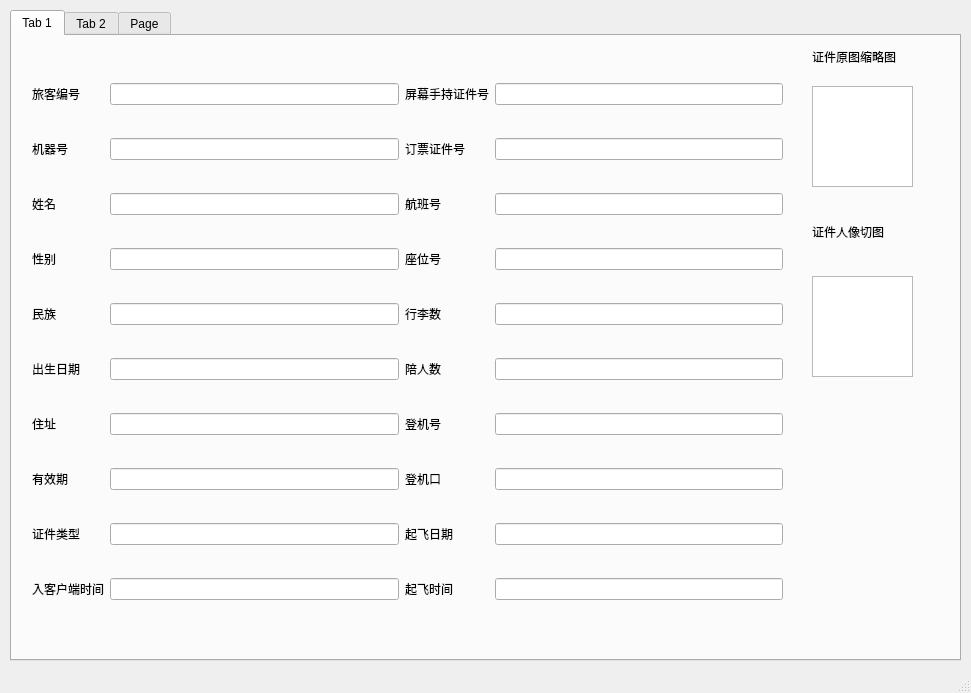
<?xml version="1.0" encoding="UTF-8"?>
<ui version="4.0">
 <class>MainWindow</class>
 <widget class="QMainWindow" name="MainWindow">
  <property name="geometry">
   <rect>
    <x>0</x>
    <y>0</y>
    <width>971</width>
    <height>693</height>
   </rect>
  </property>
  <property name="windowTitle">
   <string>MainWindow</string>
  </property>
  <widget class="QWidget" name="centralwidget">
   <widget class="QTabWidget" name="tabWidget">
    <property name="geometry">
     <rect>
      <x>10</x>
      <y>10</y>
      <width>951</width>
      <height>651</height>
     </rect>
    </property>
    <property name="currentIndex">
     <number>0</number>
    </property>
    <widget class="QWidget" name="tab">
     <attribute name="title">
      <string>Tab 1</string>
     </attribute>
     <widget class="QWidget" name="gridLayoutWidget">
      <property name="geometry">
       <rect>
        <x>20</x>
        <y>20</y>
        <width>751</width>
        <height>571</height>
       </rect>
      </property>
      <layout class="QGridLayout" name="gridLayout">
       <item row="2" column="3">
        <widget class="QLabel" name="label_9">
         <property name="text">
          <string>航班号</string>
         </property>
        </widget>
       </item>
       <item row="3" column="3">
        <widget class="QLabel" name="label_10">
         <property name="text">
          <string>座位号</string>
         </property>
        </widget>
       </item>
       <item row="0" column="2">
        <widget class="QLineEdit" name="lineEdit_18"/>
       </item>
       <item row="9" column="4">
        <widget class="QLineEdit" name="lineEdit_16"/>
       </item>
       <item row="9" column="3">
        <widget class="QLabel" name="label_16">
         <property name="text">
          <string>起飞时间</string>
         </property>
        </widget>
       </item>
       <item row="7" column="3">
        <widget class="QLabel" name="label_14">
         <property name="text">
          <string>登机口</string>
         </property>
        </widget>
       </item>
       <item row="8" column="3">
        <widget class="QLabel" name="label_15">
         <property name="text">
          <string>起飞日期</string>
         </property>
        </widget>
       </item>
       <item row="5" column="3">
        <widget class="QLabel" name="label_12">
         <property name="text">
          <string>陪人数</string>
         </property>
        </widget>
       </item>
       <item row="4" column="3">
        <widget class="QLabel" name="label_11">
         <property name="text">
          <string>行李数</string>
         </property>
        </widget>
       </item>
       <item row="6" column="2">
        <widget class="QLineEdit" name="lineEdit_5"/>
       </item>
       <item row="8" column="0">
        <widget class="QLabel" name="label_7">
         <property name="text">
          <string>证件类型</string>
         </property>
        </widget>
       </item>
       <item row="0" column="0">
        <widget class="QLabel" name="label_20">
         <property name="text">
          <string>旅客编号</string>
         </property>
        </widget>
       </item>
       <item row="4" column="0">
        <widget class="QLabel" name="label_3">
         <property name="text">
          <string>民族</string>
         </property>
        </widget>
       </item>
       <item row="5" column="0">
        <widget class="QLabel" name="label_4">
         <property name="text">
          <string>出生日期</string>
         </property>
        </widget>
       </item>
       <item row="4" column="2">
        <widget class="QLineEdit" name="lineEdit_3"/>
       </item>
       <item row="7" column="2">
        <widget class="QLineEdit" name="lineEdit_6"/>
       </item>
       <item row="8" column="2">
        <widget class="QLineEdit" name="lineEdit_7"/>
       </item>
       <item row="7" column="0">
        <widget class="QLabel" name="label_6">
         <property name="text">
          <string>有效期</string>
         </property>
        </widget>
       </item>
       <item row="6" column="3">
        <widget class="QLabel" name="label_13">
         <property name="text">
          <string>登机号</string>
         </property>
        </widget>
       </item>
       <item row="2" column="4">
        <widget class="QLineEdit" name="lineEdit_9"/>
       </item>
       <item row="4" column="4">
        <widget class="QLineEdit" name="lineEdit_11"/>
       </item>
       <item row="6" column="4">
        <widget class="QLineEdit" name="lineEdit_13"/>
       </item>
       <item row="5" column="2">
        <widget class="QLineEdit" name="lineEdit_4"/>
       </item>
       <item row="2" column="0">
        <widget class="QLabel" name="label">
         <property name="text">
          <string>姓名</string>
         </property>
        </widget>
       </item>
       <item row="3" column="4">
        <widget class="QLineEdit" name="lineEdit_10"/>
       </item>
       <item row="8" column="4">
        <widget class="QLineEdit" name="lineEdit_15"/>
       </item>
       <item row="7" column="4">
        <widget class="QLineEdit" name="lineEdit_14"/>
       </item>
       <item row="3" column="0">
        <widget class="QLabel" name="label_2">
         <property name="text">
          <string>性别</string>
         </property>
        </widget>
       </item>
       <item row="2" column="2">
        <widget class="QLineEdit" name="lineEdit"/>
       </item>
       <item row="5" column="4">
        <widget class="QLineEdit" name="lineEdit_12"/>
       </item>
       <item row="3" column="2">
        <widget class="QLineEdit" name="lineEdit_2"/>
       </item>
       <item row="6" column="0">
        <widget class="QLabel" name="label_5">
         <property name="text">
          <string>住址</string>
         </property>
        </widget>
       </item>
       <item row="1" column="2">
        <widget class="QLineEdit" name="lineEdit_40"/>
       </item>
       <item row="1" column="0">
        <widget class="QLabel" name="label_30">
         <property name="text">
          <string>机器号</string>
         </property>
        </widget>
       </item>
       <item row="1" column="3">
        <widget class="QLabel" name="label_8">
         <property name="text">
          <string>订票证件号</string>
         </property>
        </widget>
       </item>
       <item row="1" column="4">
        <widget class="QLineEdit" name="lineEdit_8"/>
       </item>
       <item row="0" column="3">
        <widget class="QLabel" name="label_19">
         <property name="text">
          <string>屏幕手持证件号</string>
         </property>
        </widget>
       </item>
       <item row="0" column="4">
        <widget class="QLineEdit" name="lineEdit_17"/>
       </item>
       <item row="9" column="0">
        <widget class="QLabel" name="label_31">
         <property name="text">
          <string>入客户端时间</string>
         </property>
        </widget>
       </item>
       <item row="9" column="2">
        <widget class="QLineEdit" name="lineEdit_41"/>
       </item>
      </layout>
     </widget>
     <widget class="QGraphicsView" name="graphicsView">
      <property name="geometry">
       <rect>
        <x>800</x>
        <y>50</y>
        <width>101</width>
        <height>101</height>
       </rect>
      </property>
     </widget>
     <widget class="QGraphicsView" name="graphicsView_2">
      <property name="geometry">
       <rect>
        <x>800</x>
        <y>240</y>
        <width>101</width>
        <height>101</height>
       </rect>
      </property>
     </widget>
     <widget class="QLabel" name="label_17">
      <property name="geometry">
       <rect>
        <x>800</x>
        <y>0</y>
        <width>91</width>
        <height>41</height>
       </rect>
      </property>
      <property name="text">
       <string>证件原图缩略图</string>
      </property>
     </widget>
     <widget class="QLabel" name="label_18">
      <property name="geometry">
       <rect>
        <x>800</x>
        <y>180</y>
        <width>81</width>
        <height>31</height>
       </rect>
      </property>
      <property name="text">
       <string>证件人像切图</string>
      </property>
     </widget>
    </widget>
    <widget class="QWidget" name="tab_2">
     <attribute name="title">
      <string>Tab 2</string>
     </attribute>
     <widget class="QWidget" name="gridLayoutWidget_2">
      <property name="geometry">
       <rect>
        <x>10</x>
        <y>10</y>
        <width>701</width>
        <height>581</height>
       </rect>
      </property>
      <layout class="QGridLayout" name="gridLayout_2">
       <item row="7" column="3">
        <widget class="QLineEdit" name="lineEdit_35"/>
       </item>
       <item row="6" column="3">
        <widget class="QLineEdit" name="lineEdit_34"/>
       </item>
       <item row="1" column="3">
        <widget class="QLineEdit" name="lineEdit_29"/>
       </item>
       <item row="2" column="3">
        <widget class="QLineEdit" name="lineEdit_30"/>
       </item>
       <item row="3" column="3">
        <widget class="QLineEdit" name="lineEdit_31"/>
       </item>
       <item row="4" column="3">
        <widget class="QLineEdit" name="lineEdit_32"/>
       </item>
       <item row="5" column="3">
        <widget class="QLineEdit" name="lineEdit_33"/>
       </item>
       <item row="7" column="2">
        <widget class="QCheckBox" name="checkBox_17">
         <property name="text">
          <string>登机口</string>
         </property>
        </widget>
       </item>
       <item row="8" column="3">
        <widget class="QLineEdit" name="lineEdit_36"/>
       </item>
       <item row="8" column="1">
        <widget class="QLineEdit" name="lineEdit_27"/>
       </item>
       <item row="8" column="2">
        <widget class="QCheckBox" name="checkBox_18">
         <property name="text">
          <string>起飞日期</string>
         </property>
        </widget>
       </item>
       <item row="0" column="2">
        <widget class="QCheckBox" name="checkBox_10">
         <property name="text">
          <string>屏幕手持证件号</string>
         </property>
        </widget>
       </item>
       <item row="0" column="3">
        <widget class="QLineEdit" name="lineEdit_28"/>
       </item>
       <item row="1" column="2">
        <widget class="QCheckBox" name="checkBox_11">
         <property name="text">
          <string>订票证件号</string>
         </property>
        </widget>
       </item>
       <item row="6" column="1">
        <widget class="QLineEdit" name="lineEdit_25"/>
       </item>
       <item row="7" column="1">
        <widget class="QLineEdit" name="lineEdit_26"/>
       </item>
       <item row="1" column="1">
        <widget class="QLineEdit" name="lineEdit_20"/>
       </item>
       <item row="0" column="1">
        <widget class="QLineEdit" name="lineEdit_19"/>
       </item>
       <item row="1" column="0">
        <widget class="QCheckBox" name="checkBox_2">
         <property name="text">
          <string>机器号</string>
         </property>
        </widget>
       </item>
       <item row="3" column="0">
        <widget class="QCheckBox" name="checkBox_4">
         <property name="text">
          <string>性别</string>
         </property>
        </widget>
       </item>
       <item row="5" column="0">
        <widget class="QCheckBox" name="checkBox_6">
         <property name="text">
          <string>出生日期</string>
         </property>
        </widget>
       </item>
       <item row="6" column="0">
        <widget class="QCheckBox" name="checkBox_7">
         <property name="text">
          <string>住址</string>
         </property>
        </widget>
       </item>
       <item row="4" column="0">
        <widget class="QCheckBox" name="checkBox_5">
         <property name="text">
          <string>民族</string>
         </property>
        </widget>
       </item>
       <item row="0" column="0">
        <widget class="QCheckBox" name="checkBox">
         <property name="text">
          <string>旅客编号</string>
         </property>
        </widget>
       </item>
       <item row="7" column="0">
        <widget class="QCheckBox" name="checkBox_8">
         <property name="text">
          <string>有效期</string>
         </property>
        </widget>
       </item>
       <item row="2" column="0">
        <widget class="QCheckBox" name="checkBox_3">
         <property name="text">
          <string>姓名</string>
         </property>
        </widget>
       </item>
       <item row="2" column="2">
        <widget class="QCheckBox" name="checkBox_12">
         <property name="text">
          <string>航班号</string>
         </property>
        </widget>
       </item>
       <item row="3" column="2">
        <widget class="QCheckBox" name="checkBox_13">
         <property name="text">
          <string>座位号</string>
         </property>
        </widget>
       </item>
       <item row="5" column="2">
        <widget class="QCheckBox" name="checkBox_15">
         <property name="text">
          <string>陪人数</string>
         </property>
        </widget>
       </item>
       <item row="4" column="2">
        <widget class="QCheckBox" name="checkBox_14">
         <property name="text">
          <string>行李数</string>
         </property>
        </widget>
       </item>
       <item row="8" column="0">
        <widget class="QCheckBox" name="checkBox_9">
         <property name="text">
          <string>证件类型</string>
         </property>
        </widget>
       </item>
       <item row="3" column="1">
        <widget class="QLineEdit" name="lineEdit_22"/>
       </item>
       <item row="5" column="1">
        <widget class="QLineEdit" name="lineEdit_24"/>
       </item>
       <item row="6" column="2">
        <widget class="QCheckBox" name="checkBox_16">
         <property name="text">
          <string>登机号</string>
         </property>
        </widget>
       </item>
       <item row="4" column="1">
        <widget class="QLineEdit" name="lineEdit_23"/>
       </item>
       <item row="2" column="1">
        <widget class="QLineEdit" name="lineEdit_21"/>
       </item>
       <item row="9" column="0">
        <widget class="QCheckBox" name="checkBox_21">
         <property name="text">
          <string>入客户端时间</string>
         </property>
        </widget>
       </item>
       <item row="9" column="1">
        <widget class="QLineEdit" name="lineEdit_42"/>
       </item>
       <item row="9" column="2">
        <widget class="QCheckBox" name="checkBox_22">
         <property name="text">
          <string>起飞时间</string>
         </property>
        </widget>
       </item>
       <item row="9" column="3">
        <widget class="QLineEdit" name="lineEdit_43"/>
       </item>
      </layout>
     </widget>
     <widget class="QWidget" name="gridLayoutWidget_3">
      <property name="geometry">
       <rect>
        <x>740</x>
        <y>150</y>
        <width>181</width>
        <height>131</height>
       </rect>
      </property>
      <layout class="QGridLayout" name="gridLayout_3">
       <item row="0" column="1">
        <widget class="QDateEdit" name="dateEdit"/>
       </item>
       <item row="0" column="0">
        <widget class="QCheckBox" name="checkBox_19">
         <property name="text">
          <string>时间区间</string>
         </property>
        </widget>
       </item>
       <item row="1" column="1">
        <widget class="QDateEdit" name="dateEdit_2"/>
       </item>
       <item row="2" column="0">
        <widget class="QCheckBox" name="checkBox_20">
         <property name="text">
          <string>机器号</string>
         </property>
        </widget>
       </item>
       <item row="2" column="1">
        <widget class="QSpinBox" name="spinBox"/>
       </item>
      </layout>
     </widget>
     <widget class="QWidget" name="gridLayoutWidget_4">
      <property name="geometry">
       <rect>
        <x>740</x>
        <y>520</y>
        <width>181</width>
        <height>81</height>
       </rect>
      </property>
      <layout class="QGridLayout" name="gridLayout_4">
       <item row="1" column="0">
        <widget class="QPushButton" name="pushButton_3">
         <property name="text">
          <string>导出</string>
         </property>
        </widget>
       </item>
       <item row="1" column="2">
        <widget class="QPushButton" name="pushButton_4">
         <property name="text">
          <string>退出</string>
         </property>
        </widget>
       </item>
       <item row="0" column="2">
        <widget class="QPushButton" name="pushButton_2">
         <property name="text">
          <string>清空</string>
         </property>
        </widget>
       </item>
       <item row="0" column="0">
        <widget class="QPushButton" name="pushButton">
         <property name="text">
          <string>查询</string>
         </property>
        </widget>
       </item>
      </layout>
     </widget>
     <widget class="QLabel" name="label_21">
      <property name="geometry">
       <rect>
        <x>740</x>
        <y>300</y>
        <width>54</width>
        <height>12</height>
       </rect>
      </property>
      <property name="text">
       <string>统计信息</string>
      </property>
     </widget>
     <widget class="QWidget" name="gridLayoutWidget_5">
      <property name="geometry">
       <rect>
        <x>740</x>
        <y>350</y>
        <width>181</width>
        <height>101</height>
       </rect>
      </property>
      <layout class="QGridLayout" name="gridLayout_5">
       <item row="1" column="0">
        <widget class="QLabel" name="label_23">
         <property name="text">
          <string>女性</string>
         </property>
        </widget>
       </item>
       <item row="0" column="1">
        <widget class="QLineEdit" name="lineEdit_37"/>
       </item>
       <item row="0" column="0">
        <widget class="QLabel" name="label_22">
         <property name="text">
          <string>男性</string>
         </property>
        </widget>
       </item>
       <item row="1" column="1">
        <widget class="QLineEdit" name="lineEdit_38"/>
       </item>
       <item row="2" column="0">
        <widget class="QLabel" name="label_24">
         <property name="text">
          <string>总人数</string>
         </property>
        </widget>
       </item>
       <item row="2" column="1">
        <widget class="QLineEdit" name="lineEdit_39"/>
       </item>
      </layout>
     </widget>
     <widget class="QLabel" name="label_25">
      <property name="geometry">
       <rect>
        <x>740</x>
        <y>120</y>
        <width>54</width>
        <height>12</height>
       </rect>
      </property>
      <property name="text">
       <string>选择条件</string>
      </property>
     </widget>
     <widget class="QLabel" name="label_26">
      <property name="geometry">
       <rect>
        <x>740</x>
        <y>480</y>
        <width>54</width>
        <height>12</height>
       </rect>
      </property>
      <property name="text">
       <string>功能区</string>
      </property>
     </widget>
     <widget class="QGraphicsView" name="graphicsView_4">
      <property name="geometry">
       <rect>
        <x>740</x>
        <y>10</y>
        <width>181</width>
        <height>91</height>
       </rect>
      </property>
     </widget>
    </widget>
    <widget class="QWidget" name="tab_3">
     <attribute name="title">
      <string>Page</string>
     </attribute>
     <widget class="QGraphicsView" name="graphicsView_3">
      <property name="geometry">
       <rect>
        <x>20</x>
        <y>30</y>
        <width>551</width>
        <height>491</height>
       </rect>
      </property>
     </widget>
     <widget class="QWidget" name="gridLayoutWidget_6">
      <property name="geometry">
       <rect>
        <x>590</x>
        <y>30</y>
        <width>231</width>
        <height>241</height>
       </rect>
      </property>
      <layout class="QGridLayout" name="gridLayout_6">
       <item row="4" column="1">
        <widget class="QPushButton" name="pushButton_5">
         <property name="text">
          <string>开始</string>
         </property>
        </widget>
       </item>
       <item row="0" column="1">
        <widget class="QDateEdit" name="dateEdit_3"/>
       </item>
       <item row="2" column="1">
        <widget class="QDateEdit" name="dateEdit_4"/>
       </item>
       <item row="3" column="1">
        <widget class="QSpinBox" name="spinBox_2"/>
       </item>
       <item row="3" column="0">
        <widget class="QLabel" name="label_27">
         <property name="text">
          <string>模式选择</string>
         </property>
        </widget>
       </item>
       <item row="0" column="0">
        <widget class="QLabel" name="label_28">
         <property name="text">
          <string>从</string>
         </property>
        </widget>
       </item>
       <item row="2" column="0">
        <widget class="QLabel" name="label_29">
         <property name="text">
          <string>到</string>
         </property>
        </widget>
       </item>
      </layout>
     </widget>
    </widget>
   </widget>
  </widget>
  <widget class="QMenuBar" name="menubar">
   <property name="geometry">
    <rect>
     <x>0</x>
     <y>0</y>
     <width>971</width>
     <height>23</height>
    </rect>
   </property>
  </widget>
  <widget class="QStatusBar" name="statusbar"/>
 </widget>
 <resources/>
 <connections/>
</ui>
